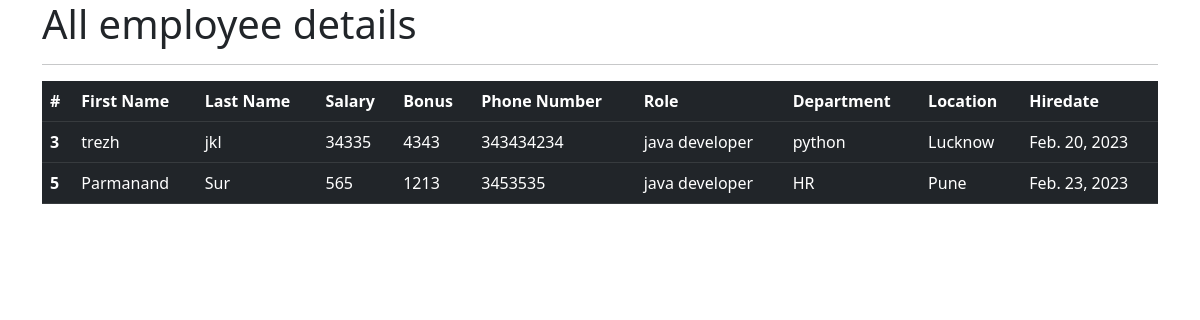
The page /view_all_emp on the database its author committed.
### emp_app/models.py (models this page shows, shortened)
class Employee(models.Model):
    first_name=models.CharField(max_length=100,null=False)
    last_name=models.CharField(max_length=100)
    dept=models.ForeignKey(Department,on_delete=models.CASCADE)
    salary=models.IntegerField(default=0)
    bonus=models.IntegerField(default=0)
    role=models.ForeignKey(Role,on_delete=models.CASCADE)
    phone=models.IntegerField(default=0)
    hire_date=models.DateField()
    def __str__(self):
        return "%s %s %s " %(self.first_name,self.last_name,self.phone)

class Role(models.Model):
    name=models.CharField(max_length=100,null=False)

class Department(models.Model):
    name= models.CharField(max_length=100,null=False)
    location=models.CharField(max_length=100)

### emp_app/views.py (the view)
# urls.py: path('view_all_emp',views.all_emp,name='all_emp'),
def all_emp(request):
    emps=Employee.objects.all()
    context= {
        'emps':emps
    }
    print(context)
    return render(request,'view_all_emp.html',context)

### emp_app/templates/view_all_emp.html (shortened to what this page needs)
{% extends 'basic.html' %}
{% block div %}
<table class="table table-dark">
  <thead>
    <tr>
      <th scope="col">#</th>
      <th scope="col">First Name</th>
      <th scope="col">Last Name</th>
      <th scope="col">Salary</th>
      <th scope="col">Bonus</th>
      <th scope="col">Phone Number</th>
      <th scope="col">Role</th>
      <th scope="col">Department</th>
      <th scope="col">Location</th>
      <th scope="col">Hiredate</th>
    </tr>
  </thead>
  {% for emp in emps %}
  <tbody>
    <tr>
      <th scope="row">{{emp.id}}</th>
      <td>{{emp.first_name}}</td>
      <td>{{emp.last_name}}</td>
      <td>{{emp.salary}}</td>
      <td>{{emp.bonus}}</td>
      <td>{{emp.phone}}</td>
      <td>{{emp.role.name}}</td>
      <td>{{emp.dept.name}}</td>
      <td>{{emp.dept.location}}</td>
      <td>{{emp.hire_date}}</td>
    </tr>
  </tbody>
  {% endfor %}
</table>
{% endblock %}

### emp_app/templates/basic.html (shortened to what this page needs)
<!doctype html>
<html lang="en">
  <head>
    <link href="https://cdn.jsdelivr.net/npm/bootstrap@5.2.3/dist/css/bootstrap.min.css" rel="stylesheet">
  </head>
  <body>
    <div class = 'container'>
        <h1>{% block head %}{% endblock %}</h1>
        <hr>
        {% block div %} {% endblock %}
      </div>
</body>
</html>

### rows shown on the page
Employee: id "3", first_name "trezh", last_name "jkl", salary "34335", bonus "4343", phone "343434234", role.name "java developer", dept.name "python", dept.location "Lucknow", hire_date "Feb. 20, 2023"
Employee: id "5", first_name "Parmanand", last_name "Sur", salary "565", bonus "1213", phone "3453535", role.name "java developer", dept.name "HR", dept.location "Pune", hire_date "Feb. 23, 2023"
